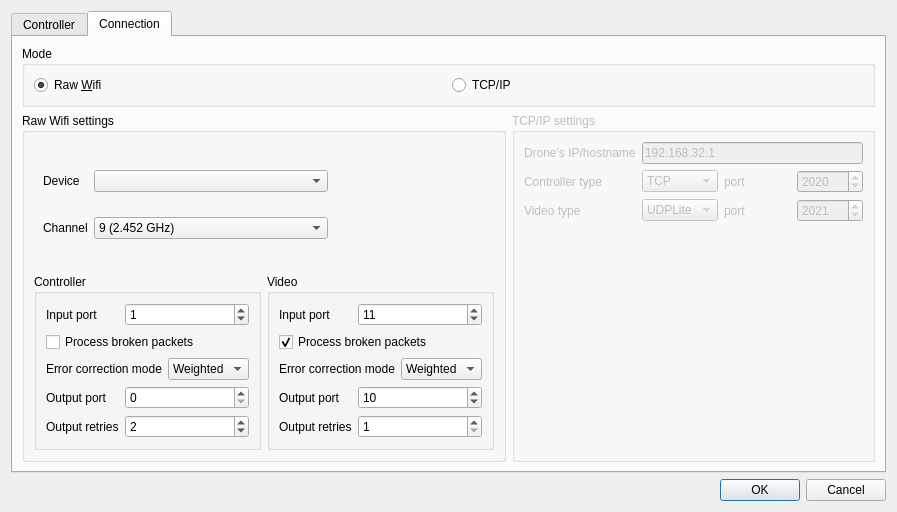
<?xml version="1.0" encoding="UTF-8"?>
<ui version="4.0">
 <class>Config</class>
 <widget class="QDialog" name="Config">
  <property name="geometry">
   <rect>
    <x>0</x>
    <y>0</y>
    <width>897</width>
    <height>512</height>
   </rect>
  </property>
  <property name="windowTitle">
   <string>Settings</string>
  </property>
  <layout class="QGridLayout" name="gridLayout">
   <item row="0" column="0">
    <widget class="QTabWidget" name="tabWidget">
     <property name="currentIndex">
      <number>1</number>
     </property>
     <widget class="QWidget" name="tab">
      <attribute name="title">
       <string>Controller</string>
      </attribute>
      <widget class="QCheckBox" name="spectate">
       <property name="geometry">
        <rect>
         <x>10</x>
         <y>10</y>
         <width>90</width>
         <height>22</height>
        </rect>
       </property>
       <property name="toolTip">
        <string>&lt;html&gt;&lt;head/&gt;&lt;body&gt;&lt;p&gt;Do not connect the controller, useful when several people are watching the same video stream&lt;/p&gt;&lt;/body&gt;&lt;/html&gt;</string>
       </property>
       <property name="text">
        <string>Spectate</string>
       </property>
      </widget>
     </widget>
     <widget class="QWidget" name="tab_2">
      <attribute name="title">
       <string>Connection</string>
      </attribute>
      <layout class="QGridLayout" name="gridLayout_3">
       <item row="0" column="0" colspan="2">
        <widget class="QGroupBox" name="groupBox">
         <property name="sizePolicy">
          <sizepolicy hsizetype="Preferred" vsizetype="Maximum">
           <horstretch>0</horstretch>
           <verstretch>0</verstretch>
          </sizepolicy>
         </property>
         <property name="title">
          <string>Mode</string>
         </property>
         <layout class="QGridLayout" name="gridLayout_4">
          <item row="0" column="0">
           <widget class="QRadioButton" name="rawwifi">
            <property name="text">
             <string>Raw &amp;Wifi</string>
            </property>
            <property name="checked">
             <bool>true</bool>
            </property>
           </widget>
          </item>
          <item row="0" column="1">
           <widget class="QRadioButton" name="tcpip">
            <property name="text">
             <string>TCP/IP</string>
            </property>
           </widget>
          </item>
         </layout>
        </widget>
       </item>
       <item row="1" column="0">
        <widget class="QGroupBox" name="rawwifi_settings">
         <property name="title">
          <string>Raw Wifi settings</string>
         </property>
         <layout class="QGridLayout" name="gridLayout_8">
          <item row="1" column="0">
           <widget class="QGroupBox" name="groupBox_2">
            <property name="title">
             <string>Controller</string>
            </property>
            <layout class="QGridLayout" name="gridLayout_6">
             <item row="0" column="0">
              <widget class="QLabel" name="label_8">
               <property name="text">
                <string>Input port</string>
               </property>
              </widget>
             </item>
             <item row="0" column="1" colspan="2">
              <widget class="QSpinBox" name="rawwifi_controller_inport">
               <property name="maximumSize">
                <size>
                 <width>200</width>
                 <height>16777215</height>
                </size>
               </property>
               <property name="toolTip">
                <string>&lt;html&gt;&lt;head/&gt;&lt;body&gt;&lt;p&gt;Port on which the controller should listen incoming data, must be the same as the drone's controller output port&lt;/p&gt;&lt;/body&gt;&lt;/html&gt;</string>
               </property>
               <property name="minimum">
                <number>0</number>
               </property>
               <property name="maximum">
                <number>255</number>
               </property>
               <property name="value">
                <number>1</number>
               </property>
              </widget>
             </item>
             <item row="1" column="0" colspan="3">
              <widget class="QCheckBox" name="rawwifi_controller_nodrop">
               <property name="toolTip">
                <string>&lt;html&gt;&lt;head/&gt;&lt;body&gt;&lt;p&gt;Forces the controller to process every incoming packets, also when they are broken or incomplete&lt;/p&gt;&lt;/body&gt;&lt;/html&gt;</string>
               </property>
               <property name="text">
                <string>Process broken packets</string>
               </property>
              </widget>
             </item>
             <item row="2" column="0" colspan="2">
              <widget class="QLabel" name="label_11">
               <property name="text">
                <string>Error correction mode</string>
               </property>
              </widget>
             </item>
             <item row="2" column="2">
              <widget class="QComboBox" name="rawwifi_controller_cec">
               <property name="maximumSize">
                <size>
                 <width>125</width>
                 <height>16777215</height>
                </size>
               </property>
               <property name="toolTip">
                <string>&lt;html&gt;&lt;head/&gt;&lt;body&gt;&lt;p&gt;None : process last received packet&lt;/p&gt;&lt;p&gt;Weighted : wait for all the copies of the packet to be received, then merge them by using Repetition Code method&lt;/p&gt;&lt;/body&gt;&lt;/html&gt;</string>
               </property>
               <property name="currentIndex">
                <number>1</number>
               </property>
               <item>
                <property name="text">
                 <string>None</string>
                </property>
               </item>
               <item>
                <property name="text">
                 <string>Weighted</string>
                </property>
               </item>
              </widget>
             </item>
             <item row="3" column="0">
              <widget class="QLabel" name="label_9">
               <property name="text">
                <string>Output port</string>
               </property>
              </widget>
             </item>
             <item row="3" column="1" colspan="2">
              <widget class="QSpinBox" name="rawwifi_controller_outport">
               <property name="maximumSize">
                <size>
                 <width>200</width>
                 <height>16777215</height>
                </size>
               </property>
               <property name="toolTip">
                <string>&lt;html&gt;&lt;head/&gt;&lt;body&gt;&lt;p&gt;Port on which the controller should send outgoing data, must be the same as the drone's controller input port&lt;/p&gt;&lt;/body&gt;&lt;/html&gt;</string>
               </property>
               <property name="minimum">
                <number>0</number>
               </property>
               <property name="maximum">
                <number>255</number>
               </property>
               <property name="value">
                <number>0</number>
               </property>
              </widget>
             </item>
             <item row="4" column="0">
              <widget class="QLabel" name="label_10">
               <property name="text">
                <string>Output retries</string>
               </property>
              </widget>
             </item>
             <item row="4" column="1" colspan="2">
              <widget class="QSpinBox" name="rawwifi_controller_retries">
               <property name="maximumSize">
                <size>
                 <width>200</width>
                 <height>16777215</height>
                </size>
               </property>
               <property name="toolTip">
                <string>&lt;html&gt;&lt;head/&gt;&lt;body&gt;&lt;p&gt;Set how many times the outgoing packets are sent, higher values mean better link quality but increases lag&lt;/p&gt;&lt;/body&gt;&lt;/html&gt;</string>
               </property>
               <property name="minimum">
                <number>1</number>
               </property>
               <property name="maximum">
                <number>32</number>
               </property>
               <property name="value">
                <number>2</number>
               </property>
              </widget>
             </item>
            </layout>
           </widget>
          </item>
          <item row="1" column="1">
           <widget class="QGroupBox" name="groupBox_3">
            <property name="title">
             <string>Video</string>
            </property>
            <layout class="QGridLayout" name="gridLayout_2">
             <item row="0" column="0">
              <widget class="QLabel" name="label_12">
               <property name="text">
                <string>Input port</string>
               </property>
              </widget>
             </item>
             <item row="0" column="1" colspan="2">
              <widget class="QSpinBox" name="rawwifi_video_inport">
               <property name="toolTip">
                <string>&lt;html&gt;&lt;head/&gt;&lt;body&gt;&lt;p&gt;Port on which the controller should listen incoming data, must be the same as the drone's controller output port&lt;/p&gt;&lt;/body&gt;&lt;/html&gt;</string>
               </property>
               <property name="minimum">
                <number>0</number>
               </property>
               <property name="maximum">
                <number>255</number>
               </property>
               <property name="value">
                <number>11</number>
               </property>
              </widget>
             </item>
             <item row="1" column="0" colspan="3">
              <widget class="QCheckBox" name="rawwifi_video_nodrop">
               <property name="toolTip">
                <string>&lt;html&gt;&lt;head/&gt;&lt;body&gt;&lt;p&gt;Forces the controller to process every incoming packets, also when they are broken or incomplete&lt;/p&gt;&lt;/body&gt;&lt;/html&gt;</string>
               </property>
               <property name="text">
                <string>Process broken packets</string>
               </property>
               <property name="checked">
                <bool>true</bool>
               </property>
              </widget>
             </item>
             <item row="2" column="0" colspan="2">
              <widget class="QLabel" name="label_13">
               <property name="text">
                <string>Error correction mode</string>
               </property>
              </widget>
             </item>
             <item row="2" column="2">
              <widget class="QComboBox" name="rawwifi_video_cec">
               <property name="toolTip">
                <string>&lt;html&gt;&lt;head/&gt;&lt;body&gt;&lt;p&gt;None : process last received packet&lt;/p&gt;&lt;p&gt;Weighted : wait for all the copies of the packet to be received, then merge them by using Repetition Code method&lt;/p&gt;&lt;/body&gt;&lt;/html&gt;</string>
               </property>
               <property name="currentIndex">
                <number>1</number>
               </property>
               <item>
                <property name="text">
                 <string>None</string>
                </property>
               </item>
               <item>
                <property name="text">
                 <string>Weighted</string>
                </property>
               </item>
              </widget>
             </item>
             <item row="3" column="0">
              <widget class="QLabel" name="label_14">
               <property name="text">
                <string>Output port</string>
               </property>
              </widget>
             </item>
             <item row="3" column="1" colspan="2">
              <widget class="QSpinBox" name="rawwifi_video_outport">
               <property name="toolTip">
                <string>&lt;html&gt;&lt;head/&gt;&lt;body&gt;&lt;p&gt;Port on which the controller should send outgoing data, must be the same as the drone's controller input port&lt;/p&gt;&lt;/body&gt;&lt;/html&gt;</string>
               </property>
               <property name="minimum">
                <number>0</number>
               </property>
               <property name="maximum">
                <number>255</number>
               </property>
               <property name="value">
                <number>10</number>
               </property>
              </widget>
             </item>
             <item row="4" column="0">
              <widget class="QLabel" name="label_15">
               <property name="text">
                <string>Output retries</string>
               </property>
              </widget>
             </item>
             <item row="4" column="1" colspan="2">
              <widget class="QSpinBox" name="rawwifi_video_retries">
               <property name="toolTip">
                <string>&lt;html&gt;&lt;head/&gt;&lt;body&gt;&lt;p&gt;Set how many times the outgoing packets are sent, higher values mean better link quality but increases lag&lt;/p&gt;&lt;/body&gt;&lt;/html&gt;</string>
               </property>
               <property name="minimum">
                <number>1</number>
               </property>
               <property name="maximum">
                <number>32</number>
               </property>
               <property name="value">
                <number>1</number>
               </property>
              </widget>
             </item>
            </layout>
           </widget>
          </item>
          <item row="0" column="0" colspan="2">
           <widget class="QWidget" name="widget" native="true">
            <layout class="QGridLayout" name="gridLayout_5">
             <item row="1" column="1">
              <widget class="QComboBox" name="rawwifi_channel">
               <property name="currentIndex">
                <number>8</number>
               </property>
               <item>
                <property name="text">
                 <string>1 (2.412 GHz)</string>
                </property>
               </item>
               <item>
                <property name="text">
                 <string>2 (2.417 GHz)</string>
                </property>
               </item>
               <item>
                <property name="text">
                 <string>3 (2.422 GHz)</string>
                </property>
               </item>
               <item>
                <property name="text">
                 <string>4 (2.427 GHz)</string>
                </property>
               </item>
               <item>
                <property name="text">
                 <string>5 (2.432 GHz)</string>
                </property>
               </item>
               <item>
                <property name="text">
                 <string>6 (2.437 GHz)</string>
                </property>
               </item>
               <item>
                <property name="text">
                 <string>7 (2.442 GHz)</string>
                </property>
               </item>
               <item>
                <property name="text">
                 <string>8 (2.447 GHz)</string>
                </property>
               </item>
               <item>
                <property name="text">
                 <string>9 (2.452 GHz)</string>
                </property>
               </item>
               <item>
                <property name="text">
                 <string>10 (2.457 GHz)</string>
                </property>
               </item>
               <item>
                <property name="text">
                 <string>11 (2.462 GHz)</string>
                </property>
               </item>
               <item>
                <property name="text">
                 <string>12 (2.467 GHz)</string>
                </property>
               </item>
               <item>
                <property name="text">
                 <string>13 (2.472 GHz)</string>
                </property>
               </item>
               <item>
                <property name="text">
                 <string>14 (2.484 GHz) [may be unsupported]</string>
                </property>
               </item>
              </widget>
             </item>
             <item row="0" column="1">
              <widget class="QComboBox" name="rawwifi_device"/>
             </item>
             <item row="1" column="0">
              <widget class="QLabel" name="label_7">
               <property name="sizePolicy">
                <sizepolicy hsizetype="Maximum" vsizetype="Preferred">
                 <horstretch>0</horstretch>
                 <verstretch>0</verstretch>
                </sizepolicy>
               </property>
               <property name="text">
                <string>Channel</string>
               </property>
              </widget>
             </item>
             <item row="0" column="0">
              <widget class="QLabel" name="label_6">
               <property name="sizePolicy">
                <sizepolicy hsizetype="Maximum" vsizetype="Preferred">
                 <horstretch>0</horstretch>
                 <verstretch>0</verstretch>
                </sizepolicy>
               </property>
               <property name="text">
                <string>Device</string>
               </property>
              </widget>
             </item>
             <item row="0" column="2" rowspan="2">
              <spacer name="horizontalSpacer">
               <property name="orientation">
                <enum>Qt::Horizontal</enum>
               </property>
               <property name="sizeHint" stdset="0">
                <size>
                 <width>40</width>
                 <height>20</height>
                </size>
               </property>
              </spacer>
             </item>
            </layout>
           </widget>
          </item>
         </layout>
        </widget>
       </item>
       <item row="1" column="1">
        <widget class="QGroupBox" name="tcpip_settings">
         <property name="enabled">
          <bool>false</bool>
         </property>
         <property name="title">
          <string>TCP/IP settings</string>
         </property>
         <layout class="QGridLayout" name="gridLayout_7">
          <item row="1" column="0">
           <widget class="QLabel" name="label_2">
            <property name="text">
             <string>Controller type</string>
            </property>
           </widget>
          </item>
          <item row="1" column="1">
           <widget class="QComboBox" name="tcpip_controller_type">
            <property name="toolTip">
             <string>&lt;html&gt;&lt;head/&gt;&lt;body&gt;&lt;p&gt;TCP : checks both data integrity and arrival, and retries if something went wrong&lt;/p&gt;&lt;p&gt;UDP : only checks data integrity, and does not retry&lt;/p&gt;&lt;p&gt;UDPLite : does not verify anything&lt;/p&gt;&lt;/body&gt;&lt;/html&gt;</string>
            </property>
            <item>
             <property name="text">
              <string>TCP</string>
             </property>
            </item>
            <item>
             <property name="text">
              <string>UDP</string>
             </property>
            </item>
            <item>
             <property name="text">
              <string>UDPLite</string>
             </property>
            </item>
           </widget>
          </item>
          <item row="1" column="2">
           <widget class="QLabel" name="label_4">
            <property name="text">
             <string>port</string>
            </property>
           </widget>
          </item>
          <item row="1" column="3">
           <widget class="QSpinBox" name="tcpip_controller_port">
            <property name="minimum">
             <number>1</number>
            </property>
            <property name="maximum">
             <number>65535</number>
            </property>
            <property name="value">
             <number>2020</number>
            </property>
           </widget>
          </item>
          <item row="2" column="0">
           <widget class="QLabel" name="label_3">
            <property name="text">
             <string>Video type</string>
            </property>
           </widget>
          </item>
          <item row="2" column="1">
           <widget class="QComboBox" name="tcpip_video_type">
            <property name="toolTip">
             <string>&lt;html&gt;&lt;head/&gt;&lt;body&gt;&lt;p&gt;TCP checks both data integrity and arrival, and retries if something went wrong&lt;/p&gt;&lt;p&gt;UDP only checks data integrity, and does not retry&lt;/p&gt;&lt;p&gt;UDPLite does not verify anything&lt;/p&gt;&lt;/body&gt;&lt;/html&gt;</string>
            </property>
            <property name="currentIndex">
             <number>2</number>
            </property>
            <item>
             <property name="text">
              <string>TCP</string>
             </property>
            </item>
            <item>
             <property name="text">
              <string>UDP</string>
             </property>
            </item>
            <item>
             <property name="text">
              <string>UDPLite</string>
             </property>
            </item>
           </widget>
          </item>
          <item row="2" column="2">
           <widget class="QLabel" name="label_5">
            <property name="text">
             <string>port</string>
            </property>
           </widget>
          </item>
          <item row="2" column="3">
           <widget class="QSpinBox" name="tcpip_video_port">
            <property name="minimum">
             <number>1</number>
            </property>
            <property name="maximum">
             <number>65535</number>
            </property>
            <property name="value">
             <number>2021</number>
            </property>
           </widget>
          </item>
          <item row="0" column="0">
           <widget class="QLabel" name="label">
            <property name="text">
             <string>Drone's IP/hostname</string>
            </property>
           </widget>
          </item>
          <item row="0" column="1" colspan="3">
           <widget class="QLineEdit" name="tcpip_drone_address">
            <property name="toolTip">
             <string>&lt;html&gt;&lt;head/&gt;&lt;body&gt;&lt;p&gt;If the controller is directly connected to the drone's Access Point, its IP should be 192.168.32.1&lt;/p&gt;&lt;/body&gt;&lt;/html&gt;</string>
            </property>
            <property name="text">
             <string>192.168.32.1</string>
            </property>
           </widget>
          </item>
          <item row="3" column="0" colspan="4">
           <spacer name="verticalSpacer">
            <property name="orientation">
             <enum>Qt::Vertical</enum>
            </property>
            <property name="sizeHint" stdset="0">
             <size>
              <width>20</width>
              <height>40</height>
             </size>
            </property>
           </spacer>
          </item>
         </layout>
        </widget>
       </item>
      </layout>
     </widget>
    </widget>
   </item>
   <item row="1" column="0">
    <widget class="QDialogButtonBox" name="buttonBox">
     <property name="orientation">
      <enum>Qt::Horizontal</enum>
     </property>
     <property name="standardButtons">
      <set>QDialogButtonBox::Cancel|QDialogButtonBox::Ok</set>
     </property>
    </widget>
   </item>
  </layout>
 </widget>
 <resources/>
 <connections>
  <connection>
   <sender>buttonBox</sender>
   <signal>accepted()</signal>
   <receiver>Config</receiver>
   <slot>accept()</slot>
   <hints>
    <hint type="sourcelabel">
     <x>248</x>
     <y>254</y>
    </hint>
    <hint type="destinationlabel">
     <x>157</x>
     <y>274</y>
    </hint>
   </hints>
  </connection>
  <connection>
   <sender>buttonBox</sender>
   <signal>rejected()</signal>
   <receiver>Config</receiver>
   <slot>reject()</slot>
   <hints>
    <hint type="sourcelabel">
     <x>316</x>
     <y>260</y>
    </hint>
    <hint type="destinationlabel">
     <x>286</x>
     <y>274</y>
    </hint>
   </hints>
  </connection>
  <connection>
   <sender>rawwifi</sender>
   <signal>toggled(bool)</signal>
   <receiver>rawwifi_settings</receiver>
   <slot>setEnabled(bool)</slot>
   <hints>
    <hint type="sourcelabel">
     <x>179</x>
     <y>87</y>
    </hint>
    <hint type="destinationlabel">
     <x>175</x>
     <y>273</y>
    </hint>
   </hints>
  </connection>
  <connection>
   <sender>rawwifi</sender>
   <signal>toggled(bool)</signal>
   <receiver>tcpip_settings</receiver>
   <slot>setDisabled(bool)</slot>
   <hints>
    <hint type="sourcelabel">
     <x>179</x>
     <y>87</y>
    </hint>
    <hint type="destinationlabel">
     <x>499</x>
     <y>273</y>
    </hint>
   </hints>
  </connection>
  <connection>
   <sender>tcpip</sender>
   <signal>toggled(bool)</signal>
   <receiver>tcpip_settings</receiver>
   <slot>setEnabled(bool)</slot>
   <hints>
    <hint type="sourcelabel">
     <x>495</x>
     <y>87</y>
    </hint>
    <hint type="destinationlabel">
     <x>499</x>
     <y>273</y>
    </hint>
   </hints>
  </connection>
  <connection>
   <sender>tcpip</sender>
   <signal>toggled(bool)</signal>
   <receiver>rawwifi_settings</receiver>
   <slot>setDisabled(bool)</slot>
   <hints>
    <hint type="sourcelabel">
     <x>495</x>
     <y>87</y>
    </hint>
    <hint type="destinationlabel">
     <x>175</x>
     <y>273</y>
    </hint>
   </hints>
  </connection>
 </connections>
</ui>
